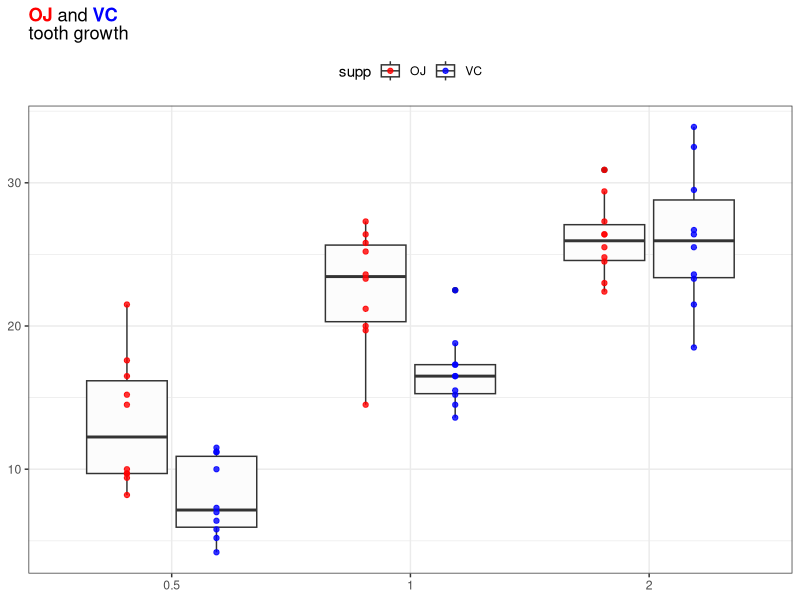
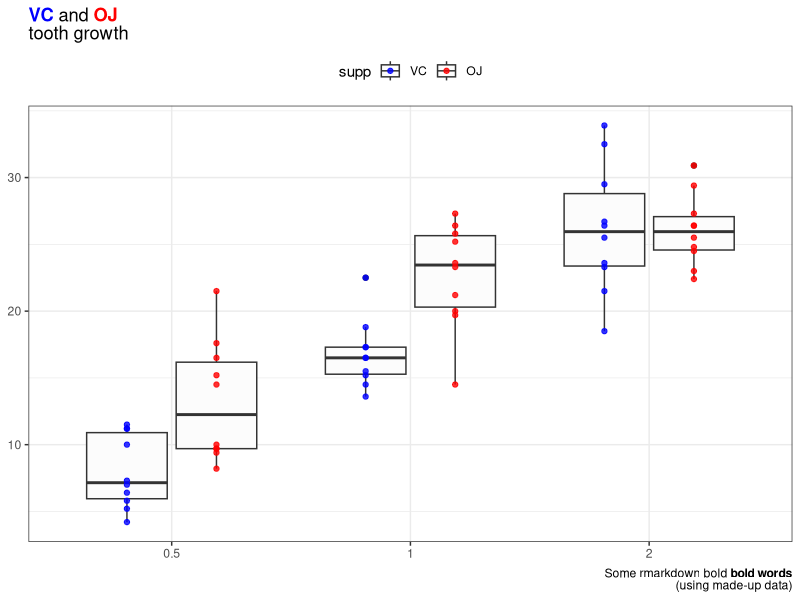

Recreate these plots in R, in order.
## ---- chunk 1
library(ggplot2)
library(ggtext)
theme_set(theme_bw())
data("ToothGrowth")
ToothGrowth$dose <- as.factor(ToothGrowth$dose)

# position = position_dodge(.75) in order to align point and boxplot
ggplot(ToothGrowth, aes(x = dose, y = len)) +
  geom_boxplot(aes(fill = supp)) +
  scale_fill_manual(values = c("gray99", "gray99")) +
  geom_point(aes(color = supp), position = position_dodge(.75), alpha = .8) +
  scale_color_manual(values = c("red", "blue")) +
  labs(
    x = NULL,
    y = NULL,
    title = "<span style = 'color: red;'>**OJ**</span> and 
                <span style = 'color: blue;'>**VC**</span> <br> 
                tooth growth"
  ) +
  theme(
    plot.title = element_markdown(),
    legend.position = "top"
  )
## ---- chunk 2
#  relevel ToothGrowth$supp so VC will be plot first
ToothGrowth$supp <- relevel(ToothGrowth$supp, ref = "VC")
ggplot(ToothGrowth, aes(x = dose, y = len)) +
  geom_boxplot(aes(fill = supp)) +
  scale_fill_manual(values = c("gray99", "gray99")) +
  geom_point(aes(color = supp), position = position_dodge(.75), alpha = .8) +
  scale_color_manual(values = c("blue", "red")) +
  labs(
    x = NULL,
    y = NULL,
    title = "<span style = 'color: blue;'>**VC**</span> and 
                <span style = 'color: red;'>**OJ**</span> <br> 
                tooth growth",
    caption = "Some rmarkdown bold **bold words**<br>(using made-up data)"
  ) +
  theme(
    plot.title = element_markdown(),
    legend.position = "top",
    plot.caption = element_markdown()
  )
